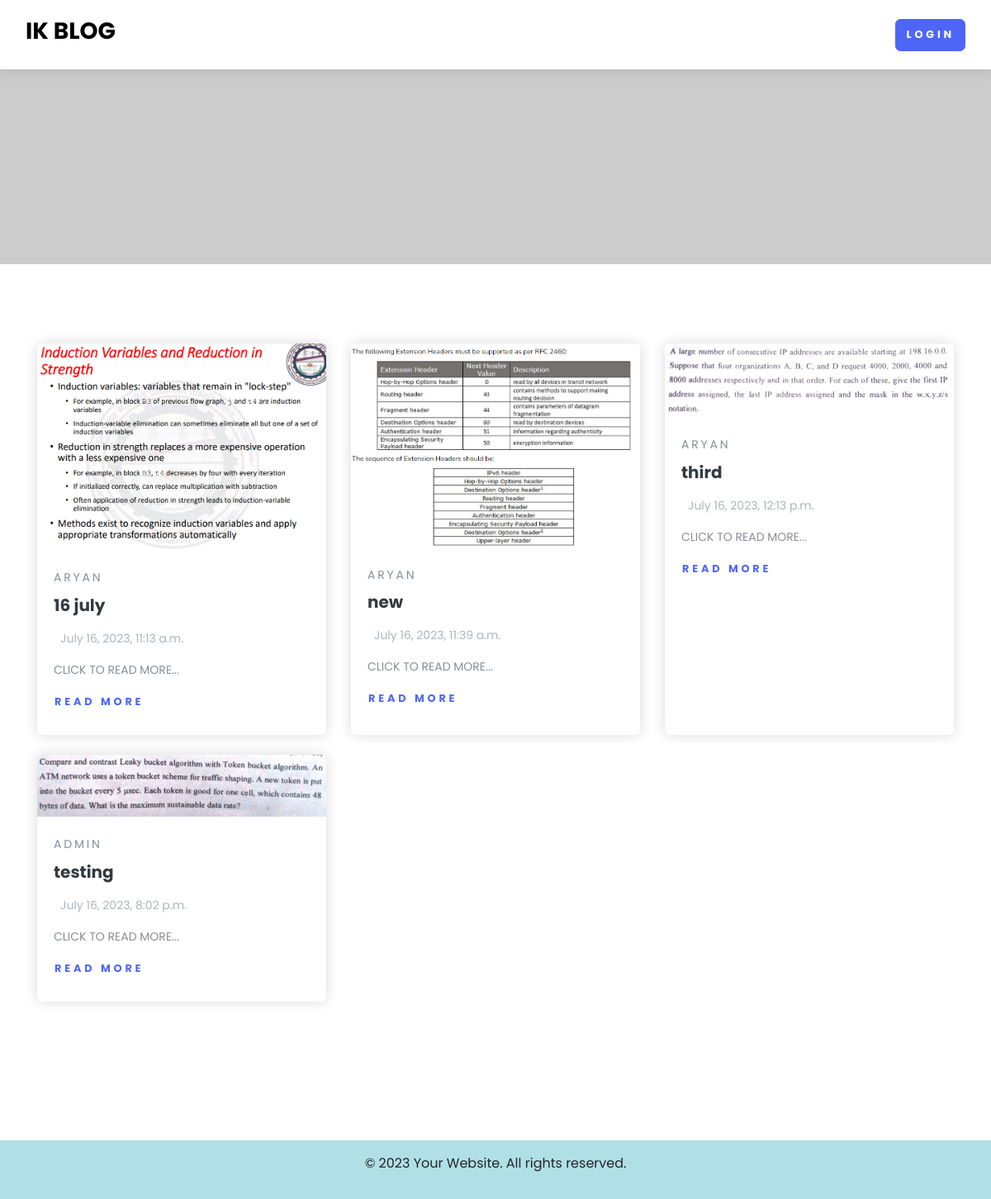
The page / on the database its author committed.
### blog/models.py (models this page shows, shortened)
class BlogModel(models.Model):
    title = models.CharField(max_length=1000)
    content = FroalaField()
    user = models.ForeignKey(User, on_delete=models.CASCADE)
    image = models.ImageField(upload_to='static/images')
    created_at = models.DateTimeField(auto_now_add=True)
    updated_at = models.DateTimeField(auto_now=True)

### blog/views.py (the view)
# urls.py: path("", home, name="home"),
def home(request):
    context = {'blogs' : BlogModel.objects.all()}
    return render(request, 'home.html', context)

### templates/home.html (shortened to what this page needs)
{% extends "base.html" %} {% block body %}
<header class="header">
  <nav class="navbar navbar-expand-lg fixed-top shadow navbar-light bg-white">
    <div class="container-fluid">
      <div class="d-flex align-items-center">
        <a class="navbar-brand py-1" href="index-2.html">
          <h3>IK BLOG</h3>
        </a>
      </div>
      <div class="collapse navbar-collapse" id="navbarCollapse">
        <ul class="navbar-nav ml-auto">
          {% if request.user.is_authenticated %}
          <li class="nav-item mt-3 mt-lg-0 ml-lg-3 d-lg-none d-xl-inline-block">
            <a class="btn btn-primary" href="{% url 'add_blog' %}">Add Blog</a>
          </li>
          <li class="nav-item mt-3 mt-lg-0 ml-lg-3 d-lg-none d-xl-inline-block">
            <a class="btn btn-danger" href="{% url 'logout_view' %}">Logout</a>
          </li>
          {% else %}
          <li class="nav-item mt-3 mt-lg-0 ml-lg-3 d-lg-none d-xl-inline-block">
            <a class="btn btn-primary" href="{% url 'login_view' %}">Login</a>
          </li>
          {% endif %}
        </ul>
      </div>
    </div>
  </nav>
</header>
<div>
  <img
    style="width: 100vw; margin: 0; padding: 0"
    src="https://picsum.photos/seed/picsum/1500/400"
    alt=""
  />
</div>
<section class="py-6">
  <div class="container">
    <div class="row mb-5">
      {% for blog in blogs %}
      <div class="col-lg-4 col-sm-6 mb-4 hover-animate">
        <div class="card shadow border-0 h-100">
          <a href="{% url 'blog_detail' blog.title %}"
            ><img class="img-fluid card-img-top" src="{{blog.image}}" alt="..."
          /></a>
          <div class="card-body">
            <a
              class="text-uppercase text-muted text-sm letter-spacing-2"
              href="#"
              >{{blog.user.username}}
            </a>
            <h5 class="my-2">
              <a class="text-dark" href="post.html">{{blog.title}} </a>
            </h5>
            <p class="text-gray-500 text-sm my-3">
              {{blog.created_at}}
            </p>
            <p class="my-2 text-muted text-sm">CLICK TO READ MORE...</p>
            <a
              class="btn btn-link pl-0"
              href="{% url 'blog_detail' blog.title %}"
              >Read more</a>
          </div>
        </div>
      </div>
      {% endfor %}
    </div>
  </div>
</section>
<footer>
  <div
    style="
      width: 100vw;
      margin: 0;
      padding: 15px;
      text-align: center;
      background-color: powderblue;
    "
  >
    <div class="footer-content">
      <p>&copy; 2023 Your Website. All rights reserved.</p>
    </div>
  </div>
</footer>
{% endblock %}

### rows shown on the page
BlogModel: image (picture), user.username "ARYAN", title "16 july", created_at "July 16, 2023, 11:13 a.m."
BlogModel: image (picture), user.username "ARYAN", title "new", created_at "July 16, 2023, 11:39 a.m."
BlogModel: image (picture), user.username "ARYAN", title "third", created_at "July 16, 2023, 12:13 p.m."
BlogModel: image (picture), user.username "ADMIN", title "testing", created_at "July 16, 2023, 8:02 p.m."
